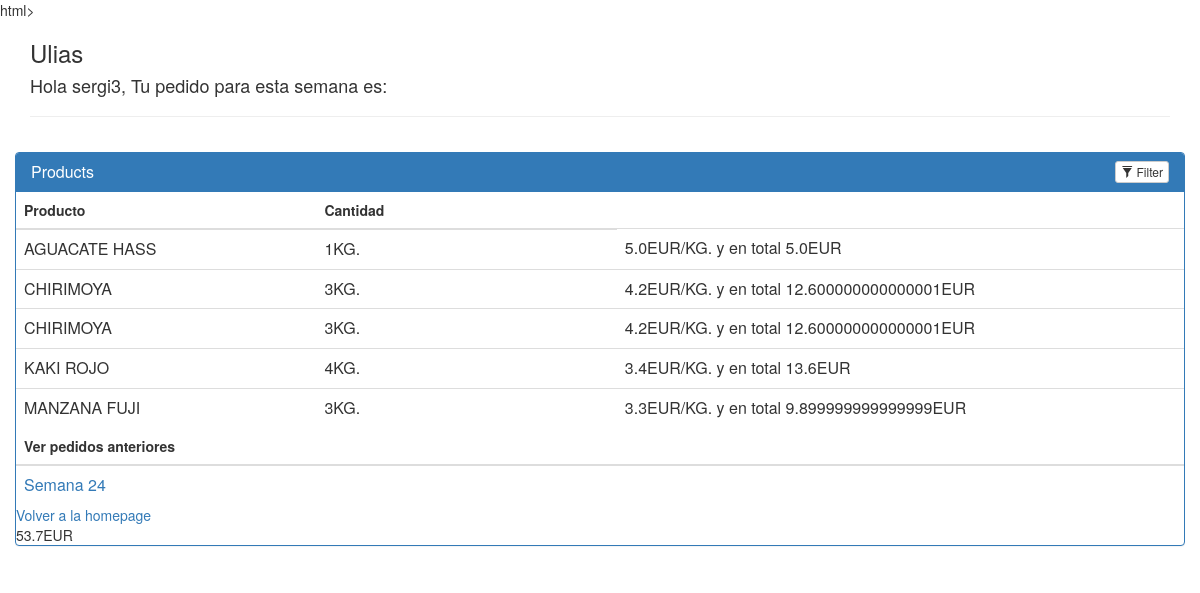
The app's page /agricultores/1/postorder (signed in) with its own data.
### application/models.py (models this page shows, shortened)
class Agricultor(db.Model):
	__tablename__ = 'agricultor'
	name = db.Column(db.String(80), nullable = False)
	id = db.Column(db.Integer, primary_key = True)
	def __init__(self, name):
		self.name = name
	def __repr__(self):
		return '<Agricultor %r>' % self.name

class User(UserMixin, db.Model):
	__tablename__ = "user"
	id = db.Column(db.Integer, primary_key=True)
	username = db.Column(db.String(15), unique=True)
	email = db.Column(db.String(50), unique=True)
	password = db.Column(db.String(80))
	user_role = db.Column(db.String(80))
	is_active = db.Column(db.Boolean,default=False)
	is_admin = db.Column(db.Boolean,default=False)
	def __init__(self,username,password,email,is_active,user_role,is_admin):
		self.username = username
		self.password = password
		self.email = email
		self.user_role = user_role
		self.is_active = is_active
		self.is_admin = is_admin
	def get_id(self):
		return self.id
	def is_active(self):
		return self.is_active
	def activate_user(self):
		self.is_active = True
	def get_username(self):
		return self.username
	def get_user_role(self):
		return self.user_role
	def get_is_admin(self):
		return self.is_admin

class Pedido(db.Model):
	__tablename__= 'pedido'
	id = db.Column(db.Integer, primary_key = True)
	quantity = db.Column(db.String(30))
	week = db.Column(db.Integer)
	product_name = db.Column(db.String(80), db.ForeignKey('productos.product_title'))
	product_price = db.Column(db.Float(8), db.ForeignKey('productos.unit_price'))
	product_units = db.Column(db.String(80), db.ForeignKey('productos.units'))
	user_name = db.Column(db.String(30), db.ForeignKey('user.username'))
	email = db.Column(db.String(50), db.ForeignKey('user.email'))
	user_email = db.relationship(User, foreign_keys=[email])
	user = db.relationship(User, foreign_keys=[user_name])
	product_price_join = db.relationship(Productos, foreign_keys=[product_price])
	product_unit_join = db.relationship(Productos, foreign_keys=[product_units])
	product = db.relationship(Productos, foreign_keys=[product_name])
	year = db.Column(db.Integer, default=date.today().year)
	week = db.Column(db.Integer, default=date.today().isocalendar()[1])

### application.py (the view)
@application.route('/agricultores/<int:agricultor_id>/postorder', methods=['GET', 'POST'])
@login_required(role="CUSTOMER")
def postOrder(agricultor_id):
    db.session.commit()
    agricultor = db.session.query(Agricultor).filter_by(id=agricultor_id).one()
    weeks = db.session.query(Pedido.week).filter_by(user_name = current_user.username).distinct()
    order = db.session.query(Pedido).filter_by(user_name = current_user.username, week = date.today().isocalendar()[1])
    total = 0
    for item in order:
        tot = float(item.product_price)*float(item.quantity)
        total = total + tot
    return render_template('postOrder.html', agricultor=agricultor, order = order, weeks = weeks, user_name = current_user.username, total = total)

### application.py (called while the page is built)
def login_required(role="ANY"):
    def wrapper(fn):
        @wraps(fn)
        def decorated_view(*args, **kwargs):
            if not current_user.is_authenticated:
              return login_manager.unauthorized()
            elif (current_user.user_role == "ADMIN"):
                return fn(*args, **kwargs)
            elif ((current_user.user_role != role) and (role != "ANY")):
                return login_manager.unauthorized()
            else:
                return fn(*args, **kwargs)
        return decorated_view
    return wrapper

@login_manager.user_loader
def load_user(user_id):
    return User.query.get(int(user_id))

### application/templates/postOrder.html (shortened to what this page needs)
<head>
	<link rel=stylesheet type=text/css href="{{ url_for('static', filename='styles.css') }}">
	<link rel=stylesheet type=text/css href="https://netdna.bootstrapcdn.com/bootstrap/3.1.0/css/bootstrap.min.css">
</head>
<body>
	<div class="container">
	    <h3>{{agricultor.name}}</h3>
	    <h4>Hola {{current_user.username}}, Tu pedido para esta semana es:</h4>
	    <hr>
	    <div class="row">
	        <div class="panel panel-primary filterable">
	            <div class="panel-heading">
	                <h3 class="panel-title">Products</h3>
	                <div class="pull-right">
	                    <button class="btn btn-default btn-xs btn-filter"><span class="glyphicon glyphicon-filter"></span> Filter</button>
	                </div>
	            </div>
	            <table class="table">
	                <thead>
	                    <tr class="filters">
	                        <th><input type="text" class="form-control" placeholder="Producto" disabled></th>
	                        <th><input type="text" class="form-control" placeholder="Cantidad" disabled></th>
	                    </tr>
	                </thead>
	                <tbody>
	                		<tr>
		                		{% for i in order %}
								<td>{{i.product_name}}</td>
	                        	<td>{{i.quantity}}{{i.product_units}}</td>
	                        	<td>{{i.product_price}}EUR/{{i.product_units}} y en total {{(i.quantity|float)*(i.product_price|float)}}EUR</td>
	                    	</tr>
	                    		{% endfor %}
	                </tbody>
	            </table>
	            <table class="table">
	                <thead>
	                    <tr class="filters">
	                        <th><input type="text" class="form-control" placeholder="Ver pedidos anteriores" disabled></th>
	                    </tr>
	                </thead>
	                <tbody>
	                		<tr>
		                		{% for i in weeks %}
								<td><a href = "{{url_for('historicalOrders', agricultor_id = agricultor.id, week = i.week)}}">Semana {{i.week}}</a></td>
	                    	</tr>
	                    		{% endfor %}
	                </tbody>
	            </table>
	            <div>
	                <a href= "{{url_for('onepage')}}">Volver a la homepage</a>
	            </div>
	           	<div>
	                {{ total }}EUR
	            </div>
	        </div>
	    </div>
	</div>
</body>
</html>

### application/static/styles.css (style rules this page uses)
.filterable { margin-top: 15px; }
.filterable .panel-heading .pull-right { margin-top: -20px; }
.filterable .filters input[disabled] { background-color: transparent; border: none; cursor: auto; box-shadow: none; padding: 0; height: auto; }

### records on screen
Agricultor: name "Ulias"
User: username "sergi3"
Pedido: product_name "AGUACATE HASS", quantity "1", product_units "KG.", product_price "5.0", (i.quantity|float)*(i.product_price|float) "5.0"
Pedido: product_name "CHIRIMOYA", quantity "3", product_units "KG.", product_price "4.2", (i.quantity|float)*(i.product_price|float) "12.600000000000001"
Pedido: product_name "CHIRIMOYA", quantity "3", product_units "KG.", product_price "4.2", (i.quantity|float)*(i.product_price|float) "12.600000000000001"
Pedido: product_name "KAKI ROJO", quantity "4", product_units "KG.", product_price "3.4", (i.quantity|float)*(i.product_price|float) "13.6"
Pedido: product_name "MANZANA FUJI", quantity "3", product_units "KG.", product_price "3.3", (i.quantity|float)*(i.product_price|float) "9.899999999999999"

### other values on screen
{{ i.week }} "24"
{{ total }} "53.7"
